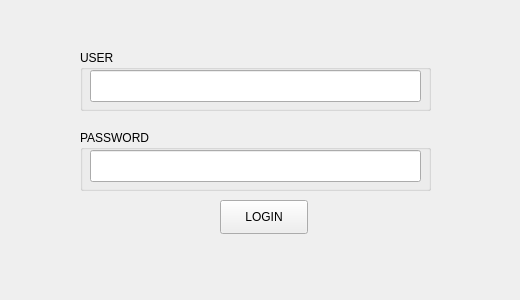
<?xml version="1.0" encoding="UTF-8"?>
<ui version="4.0">
 <class>LOGIN</class>
 <widget class="QWidget" name="LOGIN">
  <property name="windowModality">
   <enum>Qt::ApplicationModal</enum>
  </property>
  <property name="geometry">
   <rect>
    <x>0</x>
    <y>0</y>
    <width>520</width>
    <height>300</height>
   </rect>
  </property>
  <property name="minimumSize">
   <size>
    <width>520</width>
    <height>300</height>
   </size>
  </property>
  <property name="maximumSize">
   <size>
    <width>520</width>
    <height>300</height>
   </size>
  </property>
  <property name="windowTitle">
   <string>Form</string>
  </property>
  <widget class="QPushButton" name="BOTON_LOGIN2">
   <property name="geometry">
    <rect>
     <x>220</x>
     <y>200</y>
     <width>88</width>
     <height>34</height>
    </rect>
   </property>
   <property name="text">
    <string>LOGIN</string>
   </property>
  </widget>
  <widget class="QGroupBox" name="groupBox_3">
   <property name="geometry">
    <rect>
     <x>80</x>
     <y>130</y>
     <width>351</width>
     <height>61</height>
    </rect>
   </property>
   <property name="title">
    <string>PASSWORD</string>
   </property>
   <widget class="QLineEdit" name="passw_line">
    <property name="geometry">
     <rect>
      <x>10</x>
      <y>20</y>
      <width>331</width>
      <height>32</height>
     </rect>
    </property>
    <property name="echoMode">
     <enum>QLineEdit::Password</enum>
    </property>
   </widget>
  </widget>
  <widget class="QGroupBox" name="groupBox">
   <property name="geometry">
    <rect>
     <x>80</x>
     <y>50</y>
     <width>351</width>
     <height>61</height>
    </rect>
   </property>
   <property name="title">
    <string>USER</string>
   </property>
   <widget class="QLineEdit" name="user_line">
    <property name="geometry">
     <rect>
      <x>10</x>
      <y>20</y>
      <width>331</width>
      <height>32</height>
     </rect>
    </property>
   </widget>
  </widget>
 </widget>
 <resources/>
 <connections/>
</ui>
